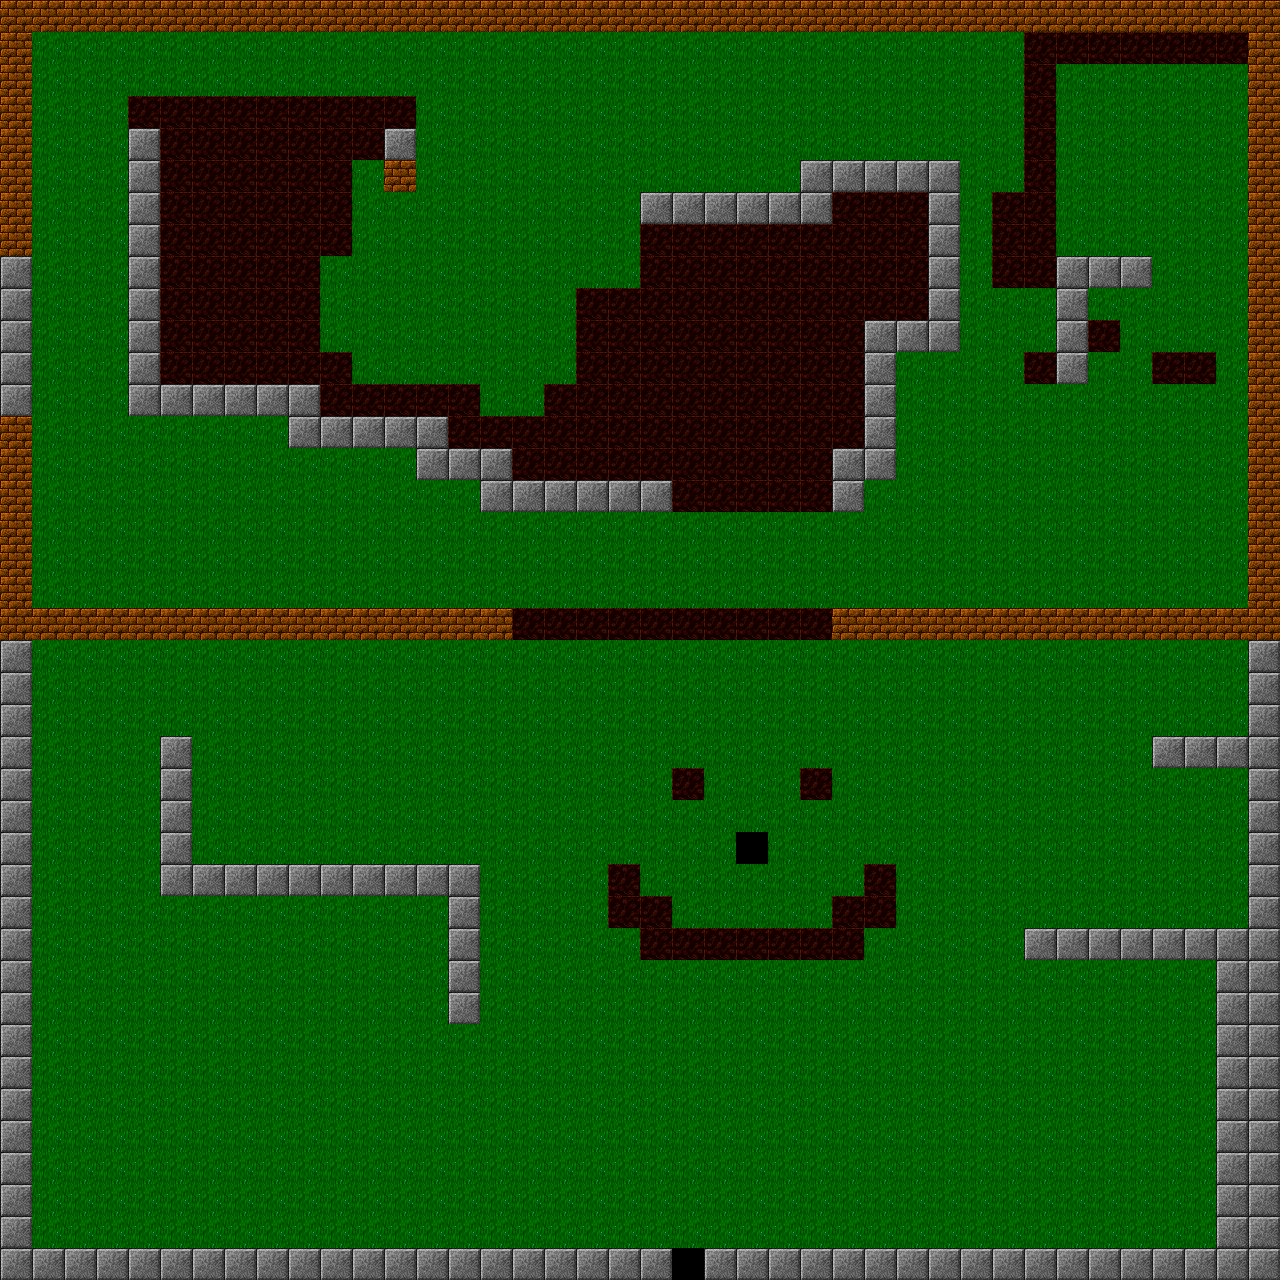

This game map was drawn from its Tiled (.tmx) file and the tilesets committed beside it. A one-line description and the trimmed map source follow:
An orthogonal 40x40 tile map with 32x32 px tiles, 1 tile layer (wall).

<map version="1.0" orientation="orthogonal" width="40" height="40" tilewidth="32" tileheight="32">
 <tileset firstgid="1" name="dc_tileset" tilewidth="32" tileheight="32">
  <image source="../tilesets/dc_tileset.png" trans="55aaff" width="2048" height="1536" />
 </tileset>
 <layer name="wall" width="40" height="40">
  <data>[1600 cells, 1598 non-empty, 4 distinct tile ids]</data>
 </layer>
</map>
